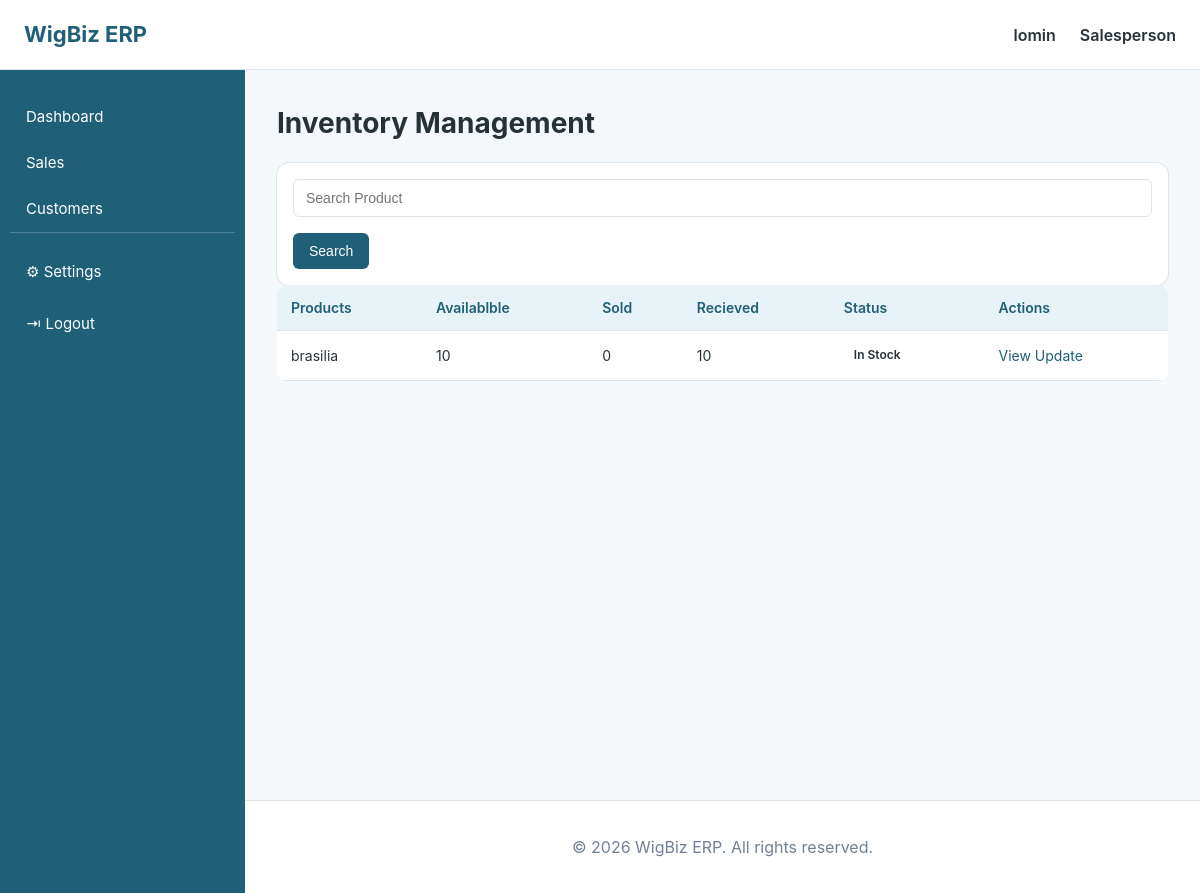
Before: /inventory/ (signed in) with the older database file.
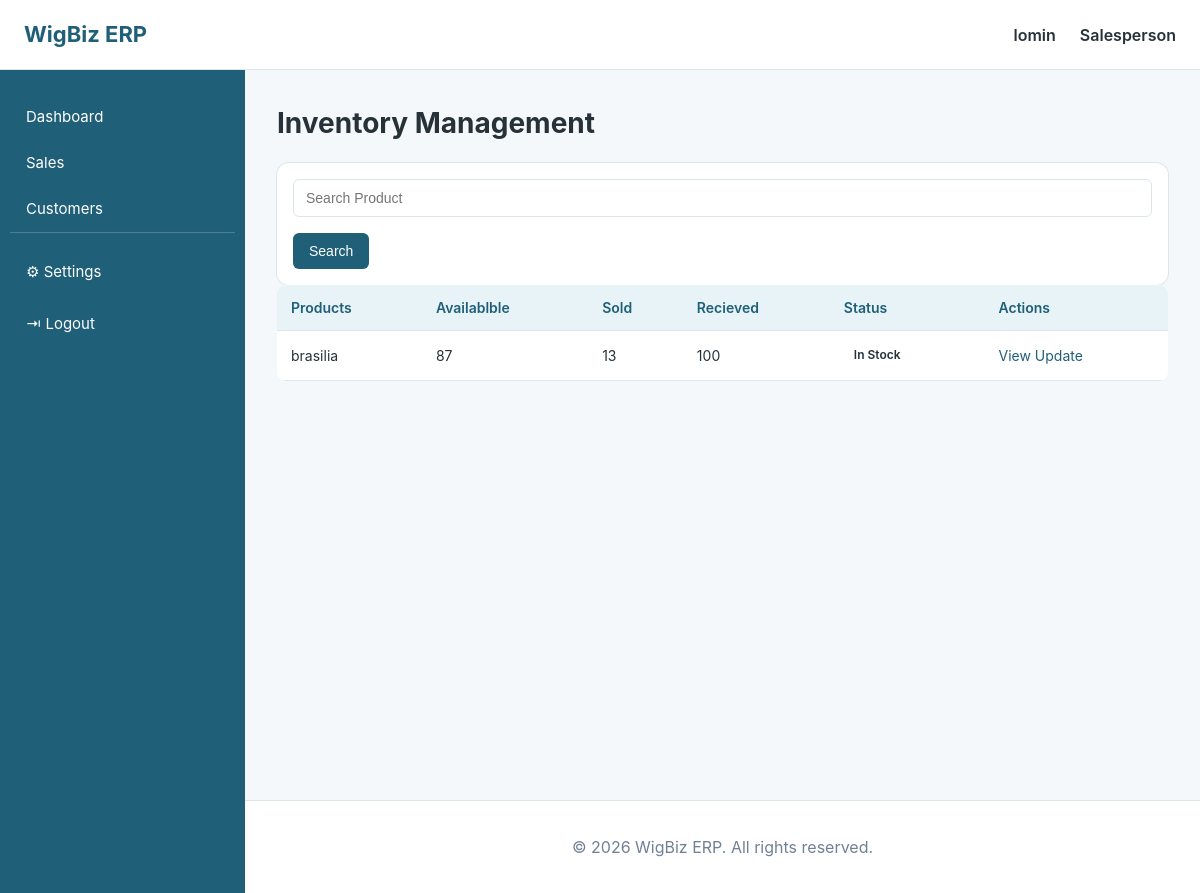
After: the same page with the newer database file.
### inventory/models.py (models this page shows, shortened)
class Inventory(models.Model):
    product = models.OneToOneField(Product, on_delete=models.CASCADE, related_name="inventory")
    quantity_available = models.IntegerField(default=0)
    quantity_sold = models.IntegerField(default=0)
    quantity_received = models.IntegerField(default=0)
    updated_at = models.DateTimeField(auto_now=True)

### products/models.py (models this page shows, shortened)
class Product(models.Model):
    category = models.ForeignKey(Category, on_delete=models.PROTECT, related_name="products")
    brand = models.ForeignKey(Brand, on_delete=models.PROTECT, related_name="products")
    product_code = models.CharField(max_length=50, unique=True)
    barcode = models.CharField(max_length=100, unique=True, blank=True, null=True)
    name = models.CharField(max_length=200)
    description = models.TextField(blank=True)
    hair_type = models.CharField(max_length=50, blank=True)
    texture = models.CharField(max_length=50, blank=True)
    length = models.IntegerField(null=True, blank=True)
    color = models.CharField(max_length=50, blank=True)
    cost_price = models.DecimalField(max_digits=10, decimal_places=2)
    selling_price = models.DecimalField(max_digits=10, decimal_places=2)
    reorder_level = models.IntegerField(default=5)
    image = models.ImageField(upload_to="products/", blank=True, null=True)
    status = models.BooleanField(default=True)
    created_at = models.DateTimeField(auto_now_add=True)
    updated_at = models.DateTimeField(auto_now=True)

### inventory/views.py (the view)
# urls.py: path("",views.view_inventory, name="view_inventory"),
def view_inventory(request):
    search = request.GET.get("search", "")
    inventory = Inventory.objects.select_related("product").all()
    if search:
        inventory = inventory.filter(
            Q(product__name__icontains=search) |
            Q(product__product_code__icontains=search)
        )
    context = {
        "inventory": inventory,
        "search": search,
    }
    return render(request, "Inventory/view_inventory.html", context)

### templates/Inventory/view_inventory.html (shortened to what this page needs)
{% extends "base.html" %}
{% block content %}
<h1>Inventory Management</h1>
<div class="searchbar">
    <form action="" method="get">
        <input type="text" name="search" placeholder="Search Product" value="{{search}}">
        <button type="submit">Search</button>
    </form>
</div>
<table>
    <thead>
        <th>Products</th>
        <th>Availablble</th>
        <th>Sold</th>
        <th>Recieved</th>
        <th>Status</th>
        <th>Actions</th>
    </thead>
   <tbody>
{% for item in inventory %}
<tr>
    <td>{{ item.product.name }}</td>
    <td>{{ item.quantity_available }}</td>
    <td>{{ item.quantity_sold }}</td>
    <td>{{ item.quantity_received }}</td>
    <td>
        {% if item.quantity_available == 0 %}
            <span class="badge danger">Out of Stock</span>
        {% elif item.quantity_available <= item.product.reorder_level %}
            <span class="badge warning">Low Stock</span>
        {% else %}
            <span class="badge success">In Stock</span>
        {% endif %}
    </td>
    <td>
       <a href="{% url 'inventory:inventory_history'%}">View</a>
        <a href="{% url 'inventory:update_inventory' item.id %}">
            Update
        </a>
    </td>
</tr>
{% empty %}
<tr>
    <td colspan="6">
        No inventory available
    </td>
</tr>
{% endfor %}
</tbody>
</table>
{% endblock %}

Changed rows visible on the page:
changed Inventory "brasilia": quantity_available "10" → "87"; quantity_sold "0" → "13"; quantity_received "10" → "100"
